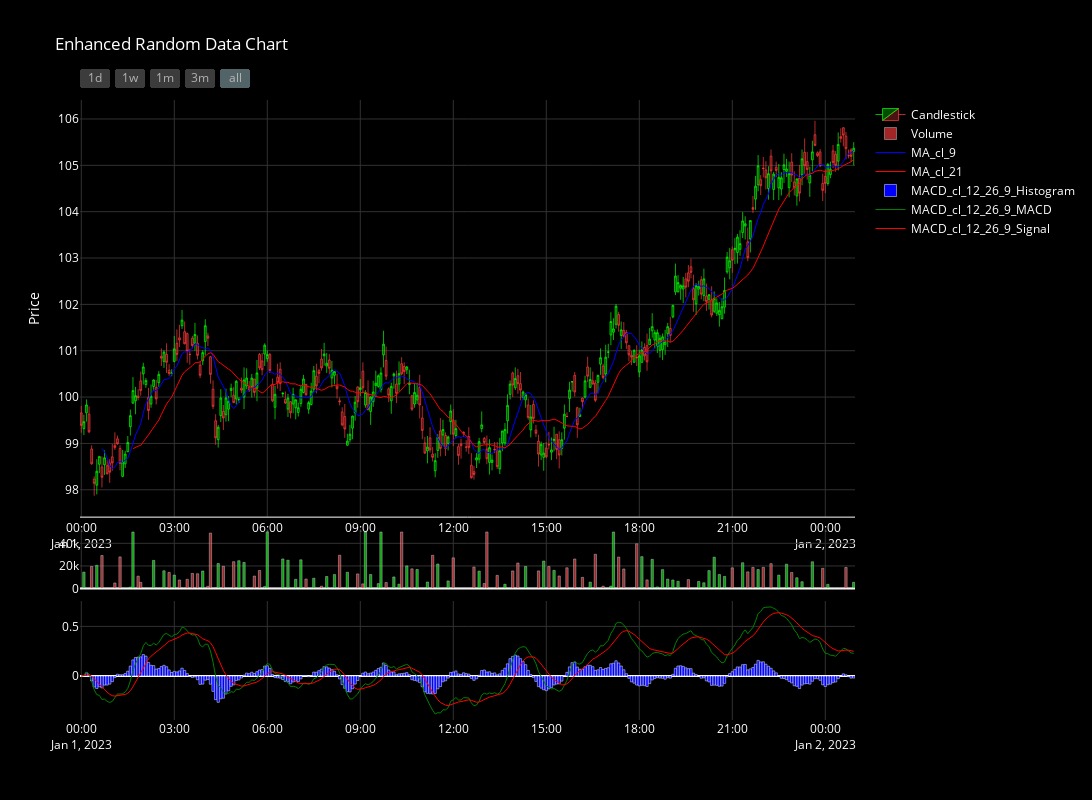

Notebook code for this chart:
### Code cell
# Create and display the enhanced chart
chart = Chart( title='Enhanced Random Data Chart', rowHeights=[0.2, 0.1, 0.7], height=800, width=1200)
chart.add_candles_and_volume(df)

# Add trading hours (assuming market hours are 9:30 AM to 4:00 PM)
chart.add_trading_hours(df, [('09:30', '16:00')])
from strategies.ta import MA, MACD

chart.refesh(df)
chart.add_ta(MA('close', 9).run(df), {'color': 'blue', 'width': 1}, 'line')
chart.add_ta(MA('close', 21).run(df), {'color': 'red', 'width': 1}, 'line')
chart.add_ta(MACD('close', 12, 26, 9).run(df), [
    {'color': 'green', 'width': 1},
    {'color': 'red', 'width': 1},
    {'color': 'blue', 'width': 1}], 'macd')

chart.show(width=1400)

### Figure 1 — Plotly figure (JSON) as saved in the notebook; plotly's stock layout.template omitted (floating-point values rounded to 4 significant figures; data arrays with more than 128 entries replaced by an {"elided": "..."} marker saying what was removed)
{"data": [{"close": {"elided": "300 float values"}, "decreasing": {"fillcolor": "rgba(255, 59, 59, 0.3)", "line": {"color": "rgba(255, 59, 59, 0.7)", "width": 1}}, "high": {"elided": "300 float values"}, "increasing": {"fillcolor": "rgba(0, 255, 0, 0.3)", "line": {"color": "rgba(0, 255, 0, 0.7)", "width": 1}}, "low": {"elided": "300 float values"}, "name": "Candlestick", "open": {"elided": "300 float values"}, "type": "candlestick", "x": {"elided": "300 str values"}, "xaxis": "x", "yaxis": "y"}, {"marker": {"color": {"elided": "300 str values"}}, "name": "Volume", "opacity": 0.8, "type": "bar", "x": {"elided": "300 str values"}, "xaxis": "x2", "y": {"elided": "300 int values"}, "yaxis": "y2"}, {"line": {"color": "blue", "width": 1}, "name": "MA_cl_9", "type": "scatter", "x": {"elided": "300 str values"}, "xaxis": "x", "y": {"elided": "300 float values"}, "yaxis": "y"}, {"line": {"color": "red", "width": 1}, "name": "MA_cl_21", "type": "scatter", "x": {"elided": "300 str values"}, "xaxis": "x", "y": {"elided": "300 float values"}, "yaxis": "y"}, {"marker": {"color": "blue"}, "name": "MACD_cl_12_26_9_Histogram", "type": "bar", "x": {"elided": "300 str values"}, "xaxis": "x3", "y": {"elided": "300 float values"}, "yaxis": "y3"}, {"line": {"color": "green", "width": 1}, "name": "MACD_cl_12_26_9_MACD", "type": "scatter", "x": {"elided": "300 str values"}, "xaxis": "x3", "y": {"elided": "300 float values"}, "yaxis": "y3"}, {"line": {"color": "red", "width": 1}, "name": "MACD_cl_12_26_9_Signal", "type": "scatter", "x": {"elided": "300 str values"}, "xaxis": "x3", "y": {"elided": "300 float values"}, "yaxis": "y3"}], "layout": {"bargap": 0.1, "boxgroupgap": 0, "font": {"color": "white"}, "height": 800, "paper_bgcolor": "rgb(0,0,0)", "plot_bgcolor": "rgb(0,0,0)", "title": {"text": "Enhanced Random Data Chart"}, "width": 1400, "xaxis": {"anchor": "y", "domain": [0, 1], "gridcolor": "rgb(50, 50, 50)", "gridwidth": 1, "matches": "x3", "nticks": 10, "rangeselector": {"activecolor": "rgb(83, 100, 105)", "bgcolor": "rgb(60, 60, 60)", "buttons": [{"count": 1, "label": "1d", "step": "day", "stepmode": "backward"}, {"count": 7, "label": "1w", "step": "day", "stepmode": "backward"}, {"count": 1, "label": "1m", "step": "month", "stepmode": "backward"}, {"count": 3, "label": "3m", "step": "month", "stepmode": "backward"}, {"step": "all"}], "font": {"color": "rgb(179, 179, 179)"}}, "rangeslider": {"visible": false}, "showgrid": true, "showline": true, "showticklabels": true, "tickmode": "auto"}, "xaxis2": {"anchor": "y2", "domain": [0, 1], "gridcolor": "rgb(50, 50, 50)", "gridwidth": 1, "matches": "x3", "showgrid": true, "showticklabels": false}, "xaxis3": {"anchor": "y3", "domain": [0, 1], "gridcolor": "rgb(50, 50, 50)", "gridwidth": 1, "showgrid": true}, "yaxis": {"anchor": "x", "domain": [0.328, 1], "gridcolor": "rgb(50, 50, 50)", "gridwidth": 1, "showgrid": true, "title": {"text": "Price"}}, "yaxis2": {"anchor": "x2", "domain": [0.212, 0.308], "gridcolor": "rgb(50, 50, 50)", "gridwidth": 1, "showgrid": true}, "yaxis3": {"anchor": "x3", "domain": [0, 0.192], "gridcolor": "rgb(50, 50, 50)", "gridwidth": 1, "showgrid": true}}}
